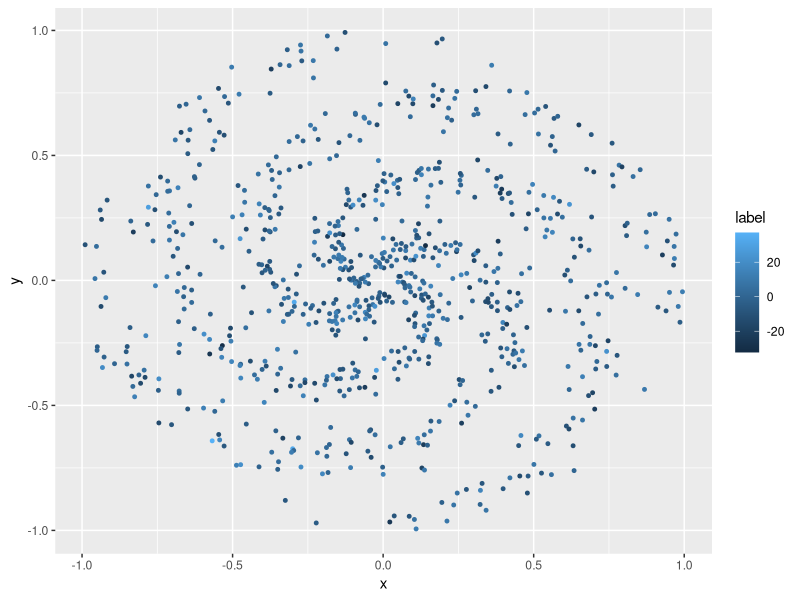

Write the R code that produced this figure. (Note: this script raises an error after producing the figure.)
library(ggplot2)
library(caret)

N <- 200 # number of points per class
D <- 2 # dimensionality
K <- 4 # number of classes
data <- data.frame() # data matrix (each row = single example)


set.seed(308)

for (j in (1:K)){
  r <- seq(0.05,1,length.out = N) # radius
  t <- seq((j-1)*4.7,j*4.7, length.out = N) + rnorm(N, sd = 0.3) # theta
  Xtemp <- data.frame(x =r*sin(t) , y = r*cos(t)) 
  data <- rbind(data, Xtemp)
}

data$label <- rnorm(N*K)*10

ggplot(data,aes(x=x,y=y,color=label)) + geom_point(size=1)

abalone.task <- makeRegrTask(data = data, target = "label")

n = getTaskSize(abalone.task)
train.set = seq(1, n, by = 2)
test.set = seq(2, n, by = 2)
lrn.lm <- makeLearner("regr.lm")
mod.lm = train(lrn.lm, abalone.task, subset = train.set)
task.pred.lm = predict(mod.lm, task = abalone.task, subset = test.set)
task.pred.lm
performance(task.pred.lm)

plotLearnerPrediction(lrn.lm, task = abalone.task, features = c("x", "y"), cv = 0)

lrn.kknn <- makeLearner("regr.kknn")
mod.kknn = train(lrn.kknn, abalone.task, subset = train.set)
task.pred.kknn = predict(mod.kknn, task = abalone.task, subset = test.set)
task.pred.kknn

plotLearnerPrediction(lrn.kknn, task = abalone.task, features = c("x", "y"), cv = 0)
performance(task.pred.kknn)
#listMeasures("regr")
